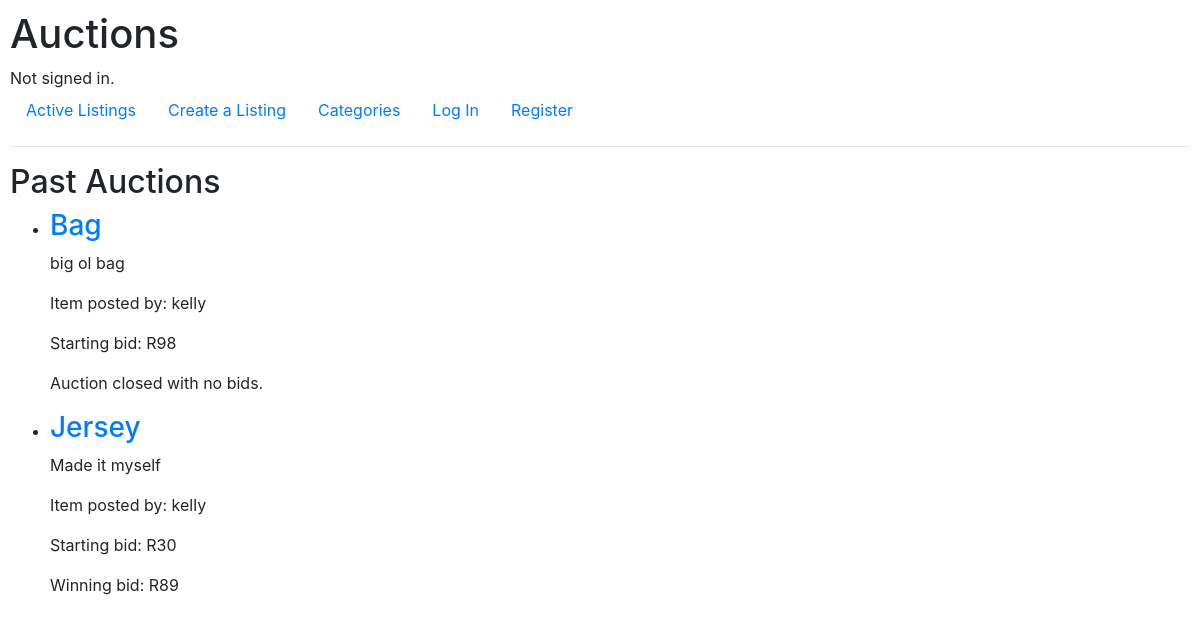
/past_auctions, run on an earlier commit of the app's database.
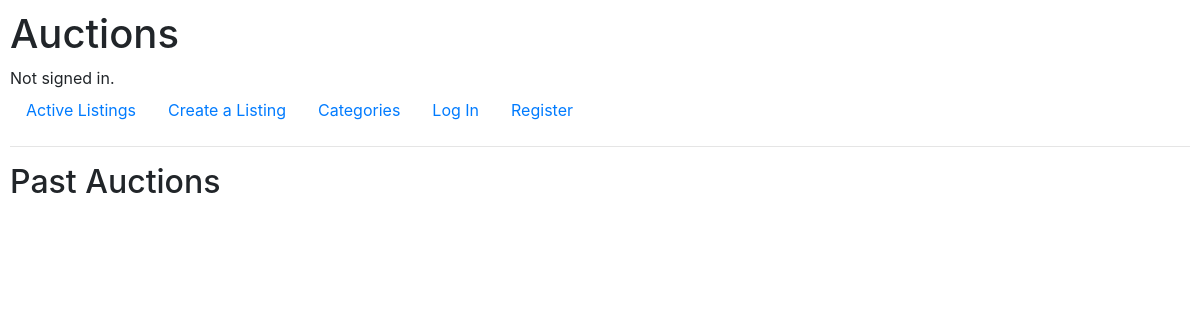
And on a later commit of the database.
### auctions/models.py (models this page shows, shortened)
class Listing(models.Model):
    title = models.CharField(max_length=100)
    description = models.TextField()
    starting_bid = models.IntegerField()
    image_url = models.URLField(blank=True)
    category = models.CharField(max_length=100, blank=True)
    current_bid = models.IntegerField(default=0, null=True)
    user = models.ForeignKey(User, on_delete=models.CASCADE, related_name='listings')
    active = models.BooleanField(default=True)
    winner = models.ForeignKey(User, related_name='won_listing', blank=True, null=True, on_delete=models.SET_NULL)

class User(AbstractUser):
    pass

class Bid(models.Model):
    bid_amount = models.IntegerField()
    user = models.ForeignKey(User, on_delete=models.CASCADE, related_name='bids')
    item = models.ForeignKey(Listing, on_delete=models.CASCADE, related_name='bids')

### auctions/views.py (the view)
# urls.py: path("past_auctions", views.past_auctions, name="past_auctions"),
def past_auctions(request):
    closed_listings = Listing.objects.filter(active=False)
    closed_listings_and_highest_bids = []
    for item in closed_listings:
        highest_bid = item.bids.order_by("-bid_amount").first()
        closed_listings_and_highest_bids.append({
            "listing": item,
            "highest_bid": highest_bid
        })
    return render(request, "auctions/past_auctions.html",{
        "closed_listings": closed_listings_and_highest_bids
    })

### auctions/templates/auctions/past_auctions.html (shortened to what this page needs)
{% extends "auctions/layout.html" %}
{% block body %}
    <h2>Past Auctions</h2>
    <ul>
        {% for item in closed_listings %}
            <li>
                <div>
                    <h3> <a href="{% url 'listing' item_id=item.listing.id %}">{{ item.listing.title.capitalize }}</a></h3>
                        <p>{{ item.listing.description }}</p>
                        <p>Item posted by: {{ item.listing.user.username }}</p>
                        <p>Starting bid: R{{ item.listing.starting_bid }}</p>
                        {% if item.listing.winner is not None %}
                            <p>Winning bid: R{{ item.highest_bid.bid_amount }}</p>
                        {% else %}
                            <p>Auction closed with no bids.</p>
                        {% endif %}
                </div>
            </li>
        {% endfor %}
    </ul>
{% endblock %}

What changed in the data, as far as the page shows it:
no longer on this page (row edited): Listing: listing "Bag", listing.description "big ol bag", listing.user.username "kelly", listing.starting_bid "98", shows "Auction closed with no bids."
no longer on this page (row edited): Listing: listing "Jersey", listing.description "Made it myself", listing.user.username "kelly", listing.starting_bid "30", highest_bid.bid_amount "89"
